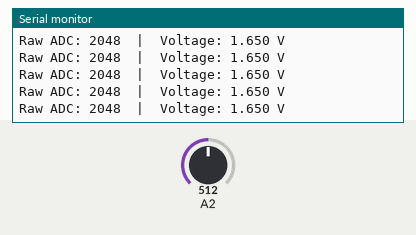
A sketch run on a simulated Arduino Zero (SAMD21). Parts: the last lines printed to the serial monitor. The test bench sets the inputs (shaded band); at power-on: A2 = 512 (analog values on the 0–1023 scale).

Above: at 2.2 s.
2.3 s: A2 set to 716
At 2.31 s:
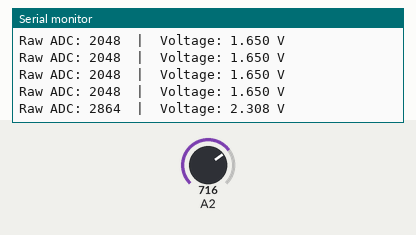
3.8 s: A2 set to 900
At 3.81 s:
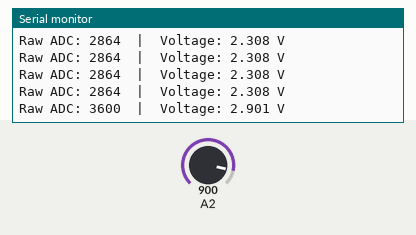
Timing chart, 0 to 6.8 s (numbered marks = the images above; inputs shaded):
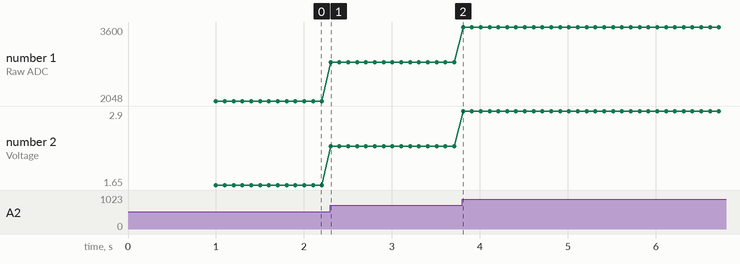

The sketch:

sketch_apr15c.ino
```cpp
void setup() {
  Serial.begin(9600);
  analogReadResolution(12);
  //analogReadAveraging(16);  // Add this line
  delay(1000);
}

void loop() {
  int rawValue = analogRead(16);     // Read raw ADC value (0 - 4095)

  // Convert to voltage (3.3V reference)
  float voltage = (rawValue / 4095.0) * 3.3;

  // Print both raw value and voltage
  Serial.print("Raw ADC: ");
  Serial.print(rawValue);
  Serial.print("  |  Voltage: ");
  Serial.print(voltage, 3);           // 3 decimal places (e.g., 1.234 V)
  Serial.println(" V");

  delay(100);  // Sample every 200 ms
}
```

Measured:
- after the input at 2.3 s, the serial monitor: prints a new line at once (image 1)
- after the input at 3.8 s, the serial monitor: prints a new line at once (image 2)
- plotted number 1: 2048 → 2864 after the input at 2.3 s, 2864 → 3600 after the input at 3.8 s
- plotted number 2: 1.65 → 2.31 after the input at 2.3 s, 2.31 → 2.9 after the input at 3.8 s
